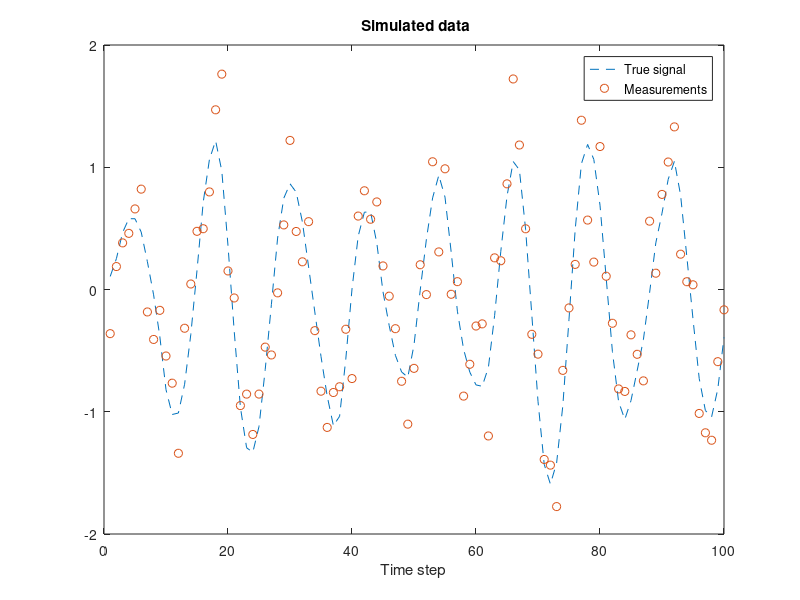
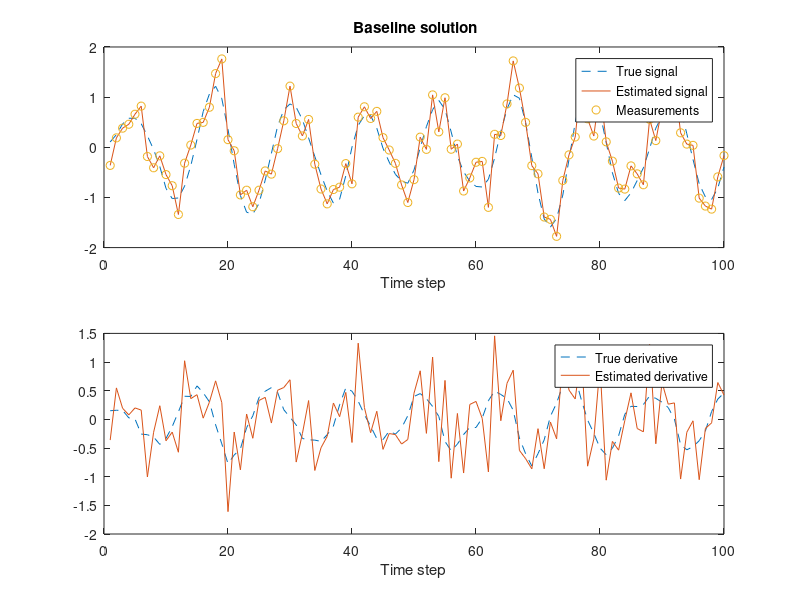
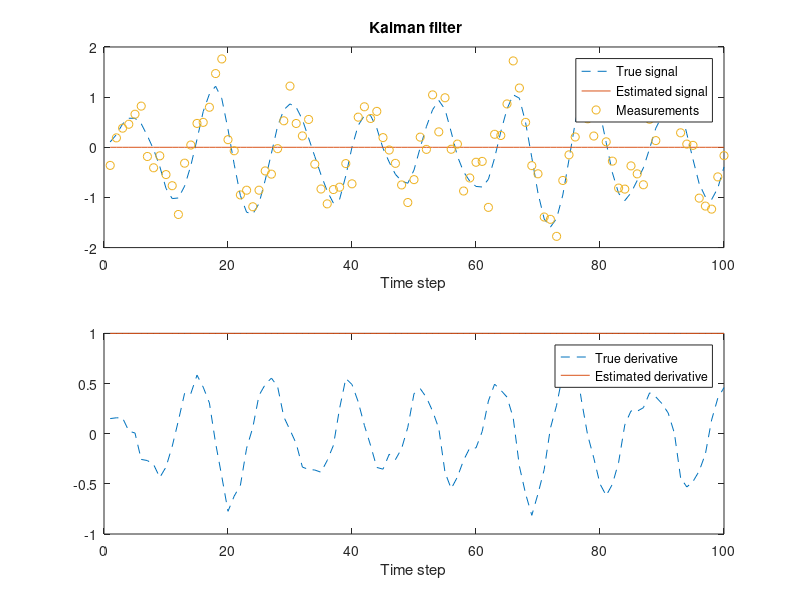
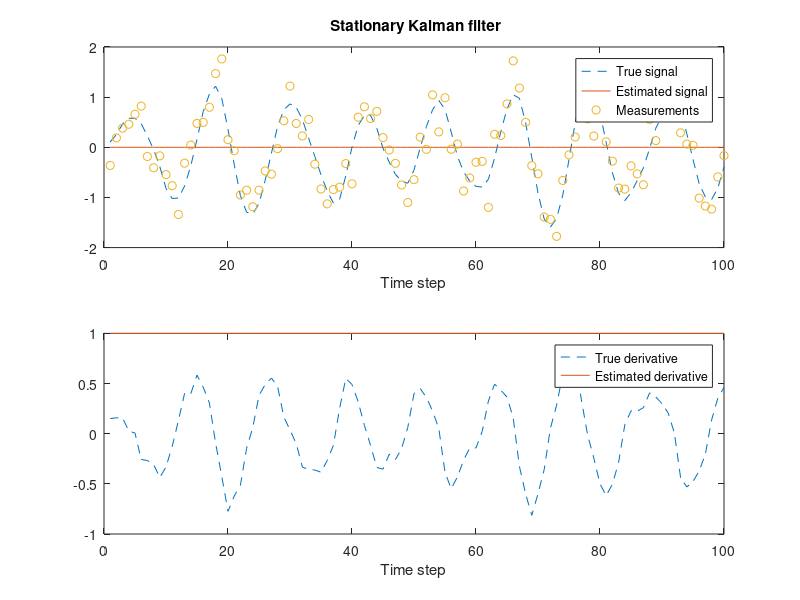

MATLAB code for these plots, in order:
%%%%%%%%%%%%%%%%%%%%%%%%%%%%%%%%%%%%%%%%%%%%%%%%%%%%%%%%%%%%%%%%%
%
% Supplemental Matlab code for Exercise 4.6 in the book
%
% Simo Sarkka (2013), Bayesian Filtering and Smoothing,
% Cambridge University Press. 
%
% Last updated: $Date: 2013/08/26 12:58:41 $
%
% This software is distributed under the GNU General Public 
% Licence (version 2 or later); please refer to the file 
% Licence.txt, included with the software, for details.
%
%%%%%%%%%%%%%%%%%%%%%%%%%%%%%%%%%%%%%%%%%%%%%%%%%%%%%%%%%%%%%%%%%

%% Generate data

  % Lock random seed
  randn('state',123);

  % Gaussian ranom draw, m is the mean and S the covariance
  gauss_rnd = @(m,S) m + chol(S)'*randn(size(m));
  
  % Calculate root mean squared error
  rmse = @(x,y) sqrt(mean((x(:)-y(:)).^2));
  
  % Define parameters
  steps = 100;  % Number of time steps
  w     = 0.5;  % Angular velocity
  q     = 0.01; % Process noise spectral density
  r     = 0.1;  % Measurement noise variance

  % This is the transition matrix
  A = [cos(w)    sin(w)/w; 
       -w*sin(w) cos(w)];

  % This is the process noise covariance
  Q = [0.5*q*(w-cos(w)*sin(w))/w^3 0.5*q*sin(w)^2/w^2;
       0.5*q*sin(w)^2/w^2          0.5*q*(w+cos(w)*sin(w))/w];

  % This is the true initial value
  x0 = [0;0.1]; 

  % Simulate data
  X = zeros(2,steps);  % The true signal
  Y = zeros(1,steps);  % Measurements
  T = 1:steps;         % Time
  x = x0;
  for k=1:steps
    x = gauss_rnd(A*x,Q);
    y = gauss_rnd(x(1),r);
    X(:,k) = x;
    Y(:,k) = y;
  end

  % Visualize
  figure; clf;
    plot(T,X(1,:),'--',T,Y,'o');
    legend('True signal','Measurements');
    xlabel('Time step'); title('\bf Simulated data')
    
  % Report and pause
  fprintf('This is the simulated data. Press enter.\n');
  pause;

  
%% Baseline solution

  % Baseline solution. The estimates
  % of x_k are stored as columns of
  % the matrix EST1.
  
  % Calculate baseline estimate
  m1 = [0;1];  % Initialize first step with a guess
  EST1 = zeros(2,steps);
  for k=1:steps
    m1(2) = Y(k)-m1(1);
    m1(1) = Y(k);
    EST1(:,k) = m1;
  end

  % Visualize results
  figure; clf;
  
  % Plot the signal and its estimate
  subplot(2,1,1);
    plot(T,X(1,:),'--',T,EST1(1,:),'-',T,Y,'o');
    legend('True signal','Estimated signal','Measurements');
    xlabel('Time step'); title('\bf Baseline solution')
  
  % Plot the derivative and its estimate
  subplot(2,1,2);
    plot(T,X(2,:),'--',T,EST1(2,:),'-');
    legend('True derivative','Estimated derivative');
    xlabel('Time step')

  % Compute error
  err1 = rmse(X,EST1)
  
  % Report and pause
  fprintf('This is the base line estimate. Press enter.\n');
  pause
  
  
%% Kalman filter
  
  % Kalman filter solution. The estimates
  % of x_k are stored as columns of
  % the matrix EST2.

  m2 = [0;1];  % Initialize first step
  P2 = eye(2); % Some uncertanty in covariance  
  EST2 = zeros(2,steps); % Allocate space for results

  % Run Kalman filter
  for k=1:steps
    % Replace these with the Kalman filter equations
    m2 = m2;
    P2 = P2;
    warning('You should add the Kalman filtering equations.')
    
    % Store the results
    EST2(:,k) = m2;
  end

  % Visualize results
  figure; clf
  
  % Plot the signal and its estimate
  subplot(2,1,1);
    plot(T,X(1,:),'--',T,EST2(1,:),'-',T,Y,'o');
    legend('True signal','Estimated signal','Measurements');
    xlabel('Time step'); title('\bf Kalman filter')
  
  % Plot the derivative and its estimate
  subplot(2,1,2);
    plot(T,X(2,:),'--',T,EST2(2,:),'-');
    legend('True derivative','Estimated derivative');
    xlabel('Time step')

  % Compute error
  err2 = rmse(X,EST2)

  % Report and pause
  fprintf('This will be the KF estimate. Press enter.\n');
  pause;


%% Stationary Kalman filter solution

  % The estimates of x_k are stored as columns of
  % the matrix EST3.

  m3 = [0;1];  % Initialize first step
  P3 = eye(2); % Some uncertanty in covariance  
  K  = [0;0];  % Store the stationary gain here  
  EST3 = zeros(2,steps); % Allocate space for results

  for k=1:steps
    % Replace these with the stationary Kalman filter equations
    m3 = m3;
    warning('You should add the Kalman filtering equations.')
    
    % Store the results
    EST3(:,k) = m3;
  end

  % Visualize results
  figure; clf
  
  % Plot the signal and its estimate
  subplot(2,1,1);
    plot(T,X(1,:),'--',T,EST3(1,:),'-',T,Y,'o');
    legend('True signal','Estimated signal','Measurements');
    xlabel('Time step'); ; title('\bf Stationary Kalman filter')
  
  % Plot the derivative and its estimate
  subplot(2,1,2);
    plot(T,X(2,:),'--',T,EST3(2,:),'-');
    legend('True derivative','Estimated derivative');
    xlabel('Time step')
 
  % Compute error
  err3 = rmse(X,EST3)

  % Report and pause
  fprintf('This will be the SKF estimate. Press enter.\n');


